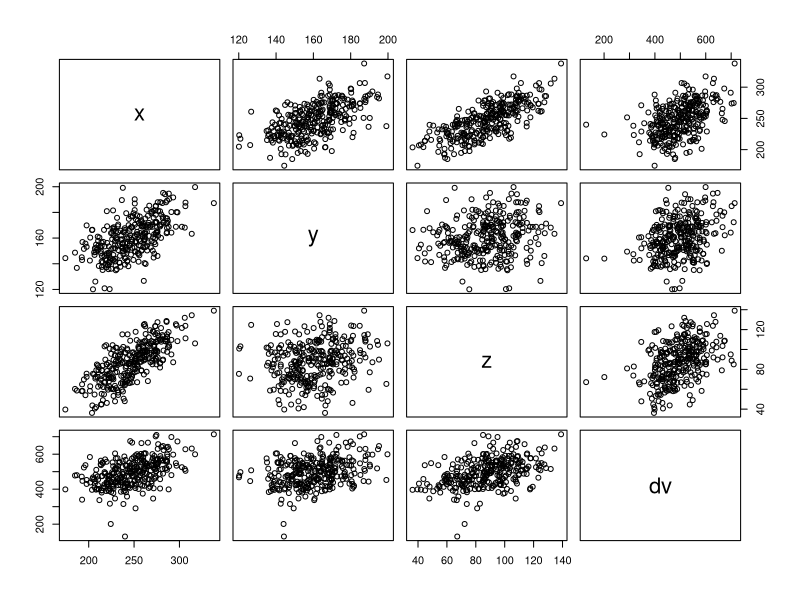

This chart was generated by the following R code:
# Simulates the data used in the multiverse analyses
# Partially based on https://debruine.github.io/tutorials/sim-lmer.html

setwd('C:\\Users\\herre\\OneDrive\\Documenten\\GitHub\\thesis_MultiverseAnalysis\\Simulations')
rm(list = ls(all = TRUE))

# Load packages

library(tidyverse)  # Tidy data
library(car)

# Parameters

set.seed(0)
a <- rnorm(300, mean = 20, sd = 3)
b <- rnorm(300, mean = 90, sd = 7)
c <- rnorm(300, mean = 70, sd = 9)
d <- rnorm(300, mean = 18, sd = 13)

x_variation <- rnorm(300, mean = 0, sd = 1)
y_variation <- rnorm(300, mean = 0, sd = 7)
z_variation <- rnorm(300, mean = 0, sd = 7)

x_noise <- rnorm(300, mean = 0, sd = 10)  
y_noise <- rnorm(300, mean = 0, sd = 7)
z_noise <- rnorm(300, mean = 0, sd = 9)

dv_variation <- rnorm(300, mean = 0, sd = 65) 
dv_noise <- rnorm(300, mean = 0, sd = 95)
add_noise <- runif(300,0,1) > 0.9  # Only add outlier noise in 90% of the trials
  
# Calculate variables

y <- b + c + y_variation
z <- c + d + z_variation
x <- y + z + x_variation
dv <- x + y + z + dv_variation + dv_noise * add_noise
x <- x + x_noise
y <- y + y_noise
z <- z + z_noise
df <- data.frame(x, y, z, dv)

# Checks

plot(df)
model <- lm(dv ~ x + y + z, data = df)
summary(model)
vif(model)
cor(y, z)

# Save data

save(df, file = 'sim_data.rdata')

